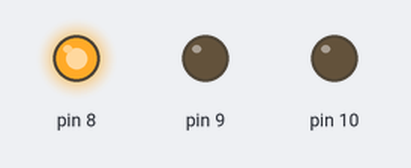
The sketch below on a simulated Arduino Uno, built with avr-gcc and run on an emulated ATmega328P. Shown: output pins drawn as LEDs (lit = HIGH).

Above: at 0.12 s.
At 0.4 s:
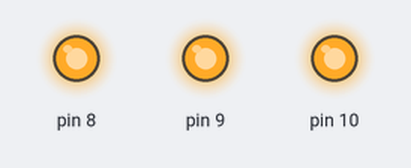
At 1.57 s:
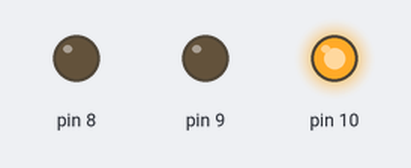
At 5.7 s:
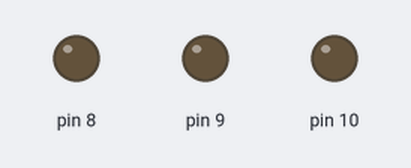
Timing chart, 0 to 8.1 s (numbered marks = the images above):
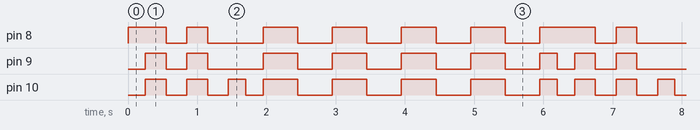

The sketch:

Nomer8.ino
```cpp
long tDsp0 = millis();
char iDsp = 0, scanDsp[] = { 0b00000000, 0b00000001, 0b00000010, 0b00000100, 0b00000111};
void setup() {
  DDRB	= 0b00000111;
	PORTB	= (PORTB & 0b00000111) | 0b00000000;
}

void loop() {
  PORTB	= (PORTB & 0b11111000) | scanDsp[1];
  delay(250);
  PORTB	= (PORTB & 0b11111000) | scanDsp[0];

  for (int j = 0; j < 2; j++) {
		PORTB	= (PORTB & 0b11111000) | scanDsp[4];
    delay(300);
    PORTB	= (PORTB & 0b11111000) | scanDsp[0];
    delay(300);
  }

  PORTB	= (PORTB & 0b11111000) | scanDsp[3];
  delay(250);
  PORTB	= (PORTB & 0b11111000) | scanDsp[0];
  delay(250);

  for (int j = 0; j < 4; j++) {
		PORTB	= (PORTB & 0b11111000) | scanDsp[4];
    delay(500);
    PORTB	= (PORTB & 0b11111000) | scanDsp[0];
    delay(500);
  }
  PORTB	= (PORTB & 0b11111000) | scanDsp[4];
  delay(250);
  PORTB	= (PORTB & 0b11111000) | scanDsp[1];
}
```

Measured:
- by itself, pin 8: repeats every 6.2 s: LOW 0.30 s, HIGH 0.30 s, LOW 0.80 s, 4 × (HIGH 0.50 s, LOW 0.50 s), HIGH 0.80 s
- by itself, pin 9: repeats every 6.2 s: LOW 0.30 s, HIGH 0.30 s, LOW 0.80 s, 4 × (HIGH 0.50 s, LOW 0.50 s), HIGH 0.25 s, LOW 0.25 s, HIGH 0.30 s
- by itself, pin 10: repeats every 6.2 s: LOW 0.30 s, HIGH 0.30 s, LOW 0.30 s, HIGH 0.25 s, LOW 0.25 s, 4 × (HIGH 0.50 s, LOW 0.50 s), HIGH 0.25 s, LOW 0.25 s, HIGH 0.30 s
